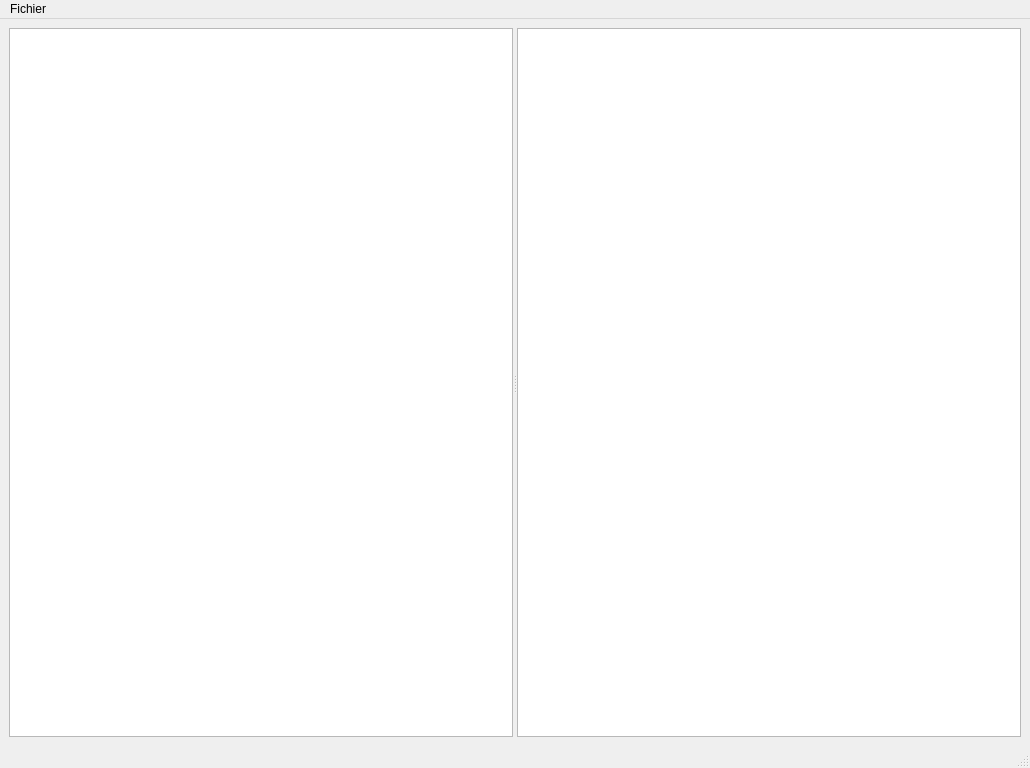
<?xml version="1.0" encoding="UTF-8"?>
<ui version="4.0">
 <class>MainWindow</class>
 <widget class="QMainWindow" name="MainWindow">
  <property name="geometry">
   <rect>
    <x>0</x>
    <y>0</y>
    <width>1030</width>
    <height>768</height>
   </rect>
  </property>
  <property name="windowTitle">
   <string>Data Network</string>
  </property>
  <widget class="QWidget" name="centralwidget">
   <property name="sizePolicy">
    <sizepolicy hsizetype="Expanding" vsizetype="Expanding">
     <horstretch>0</horstretch>
     <verstretch>0</verstretch>
    </sizepolicy>
   </property>
   <property name="layoutDirection">
    <enum>Qt::LayoutDirection::LeftToRight</enum>
   </property>
   <layout class="QVBoxLayout" name="verticalLayout">
    <item>
     <widget class="QSplitter" name="splitter">
      <property name="sizePolicy">
       <sizepolicy hsizetype="Expanding" vsizetype="Expanding">
        <horstretch>0</horstretch>
        <verstretch>0</verstretch>
       </sizepolicy>
      </property>
      <property name="orientation">
       <enum>Qt::Orientation::Horizontal</enum>
      </property>
      <widget class="dn::ui::GraphView" name="graphView"/>
      <widget class="dn::ui::TableView" name="tableView">
       <property name="sizePolicy">
        <sizepolicy hsizetype="Expanding" vsizetype="Expanding">
         <horstretch>0</horstretch>
         <verstretch>1</verstretch>
        </sizepolicy>
       </property>
       <property name="alternatingRowColors">
        <bool>true</bool>
       </property>
       <property name="sortingEnabled">
        <bool>true</bool>
       </property>
      </widget>
     </widget>
    </item>
   </layout>
  </widget>
  <widget class="QMenuBar" name="menubar">
   <property name="geometry">
    <rect>
     <x>0</x>
     <y>0</y>
     <width>1030</width>
     <height>20</height>
    </rect>
   </property>
   <widget class="QMenu" name="menuFichier">
    <property name="title">
     <string>Fichier</string>
    </property>
    <addaction name="actionNouveau_r_seau"/>
    <addaction name="actionOuvrir_un_r_seau"/>
    <addaction name="actionEnregistrer"/>
    <addaction name="actionEnregistrer_sous"/>
   </widget>
   <addaction name="menuFichier"/>
  </widget>
  <widget class="QStatusBar" name="statusbar"/>
  <action name="actionNouveau_r_seau">
   <property name="text">
    <string>Nouveau réseau</string>
   </property>
  </action>
  <action name="actionOuvrir_un_r_seau">
   <property name="text">
    <string>Ouvrir un réseau</string>
   </property>
  </action>
  <action name="actionSupprimer_un_r_seau">
   <property name="text">
    <string>Supprimer un réseau</string>
   </property>
  </action>
  <action name="actionEnregistrer">
   <property name="text">
    <string>Enregistrer</string>
   </property>
  </action>
  <action name="actionEnregistrer_sous">
   <property name="text">
    <string>Enregistrer sous</string>
   </property>
  </action>
 </widget>
 <customwidgets>
  <customwidget>
   <class>dn::ui::GraphView</class>
   <extends>QGraphicsView</extends>
   <header>GraphView.h</header>
  </customwidget>
  <customwidget>
   <class>dn::ui::TableView</class>
   <extends>QTableView</extends>
   <header>TableView.h</header>
  </customwidget>
 </customwidgets>
 <resources/>
 <connections/>
</ui>
